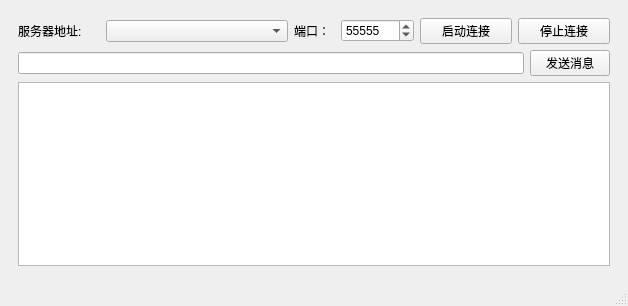
<?xml version="1.0" encoding="UTF-8"?>
<ui version="4.0">
 <class>MainWindow</class>
 <widget class="QMainWindow" name="MainWindow">
  <property name="geometry">
   <rect>
    <x>0</x>
    <y>0</y>
    <width>628</width>
    <height>306</height>
   </rect>
  </property>
  <property name="windowTitle">
   <string>tcp客户端</string>
  </property>
  <widget class="QWidget" name="centralwidget">
   <layout class="QVBoxLayout" name="verticalLayout_2">
    <item>
     <widget class="QWidget" name="widget" native="true">
      <layout class="QHBoxLayout" name="horizontalLayout_3">
       <item>
        <layout class="QVBoxLayout" name="verticalLayout">
         <item>
          <layout class="QHBoxLayout" name="horizontalLayout">
           <item>
            <widget class="QLabel" name="label">
             <property name="maximumSize">
              <size>
               <width>82</width>
               <height>16777215</height>
              </size>
             </property>
             <property name="tabletTracking">
              <bool>false</bool>
             </property>
             <property name="text">
              <string>服务器地址:</string>
             </property>
             <property name="textFormat">
              <enum>Qt::AutoText</enum>
             </property>
             <property name="scaledContents">
              <bool>false</bool>
             </property>
            </widget>
           </item>
           <item>
            <widget class="QComboBox" name="comboBox">
             <property name="maximumSize">
              <size>
               <width>279</width>
               <height>16777215</height>
              </size>
             </property>
            </widget>
           </item>
           <item>
            <widget class="QLabel" name="label_2">
             <property name="maximumSize">
              <size>
               <width>41</width>
               <height>16777215</height>
              </size>
             </property>
             <property name="tabletTracking">
              <bool>false</bool>
             </property>
             <property name="text">
              <string>端口：</string>
             </property>
             <property name="textFormat">
              <enum>Qt::AutoText</enum>
             </property>
             <property name="scaledContents">
              <bool>false</bool>
             </property>
             <property name="wordWrap">
              <bool>false</bool>
             </property>
            </widget>
           </item>
           <item>
            <widget class="QSpinBox" name="spinBox">
             <property name="maximumSize">
              <size>
               <width>73</width>
               <height>16777215</height>
              </size>
             </property>
             <property name="maximum">
              <number>65535</number>
             </property>
             <property name="value">
              <number>55555</number>
             </property>
            </widget>
           </item>
           <item>
            <widget class="QPushButton" name="pushButton">
             <property name="maximumSize">
              <size>
               <width>92</width>
               <height>16777215</height>
              </size>
             </property>
             <property name="text">
              <string>启动连接</string>
             </property>
            </widget>
           </item>
           <item>
            <widget class="QPushButton" name="pushButton_2">
             <property name="maximumSize">
              <size>
               <width>92</width>
               <height>16777215</height>
              </size>
             </property>
             <property name="text">
              <string>停止连接</string>
             </property>
            </widget>
           </item>
          </layout>
         </item>
         <item>
          <layout class="QHBoxLayout" name="horizontalLayout_2">
           <item>
            <widget class="QLineEdit" name="lineEdit_2"/>
           </item>
           <item>
            <widget class="QPushButton" name="pushButton_3">
             <property name="text">
              <string>发送消息</string>
             </property>
            </widget>
           </item>
          </layout>
         </item>
         <item>
          <widget class="QTextEdit" name="textEdit"/>
         </item>
        </layout>
       </item>
      </layout>
     </widget>
    </item>
   </layout>
  </widget>
  <widget class="QMenuBar" name="menubar">
   <property name="geometry">
    <rect>
     <x>0</x>
     <y>0</y>
     <width>628</width>
     <height>26</height>
    </rect>
   </property>
  </widget>
  <widget class="QStatusBar" name="statusbar"/>
 </widget>
 <resources/>
 <connections/>
</ui>
